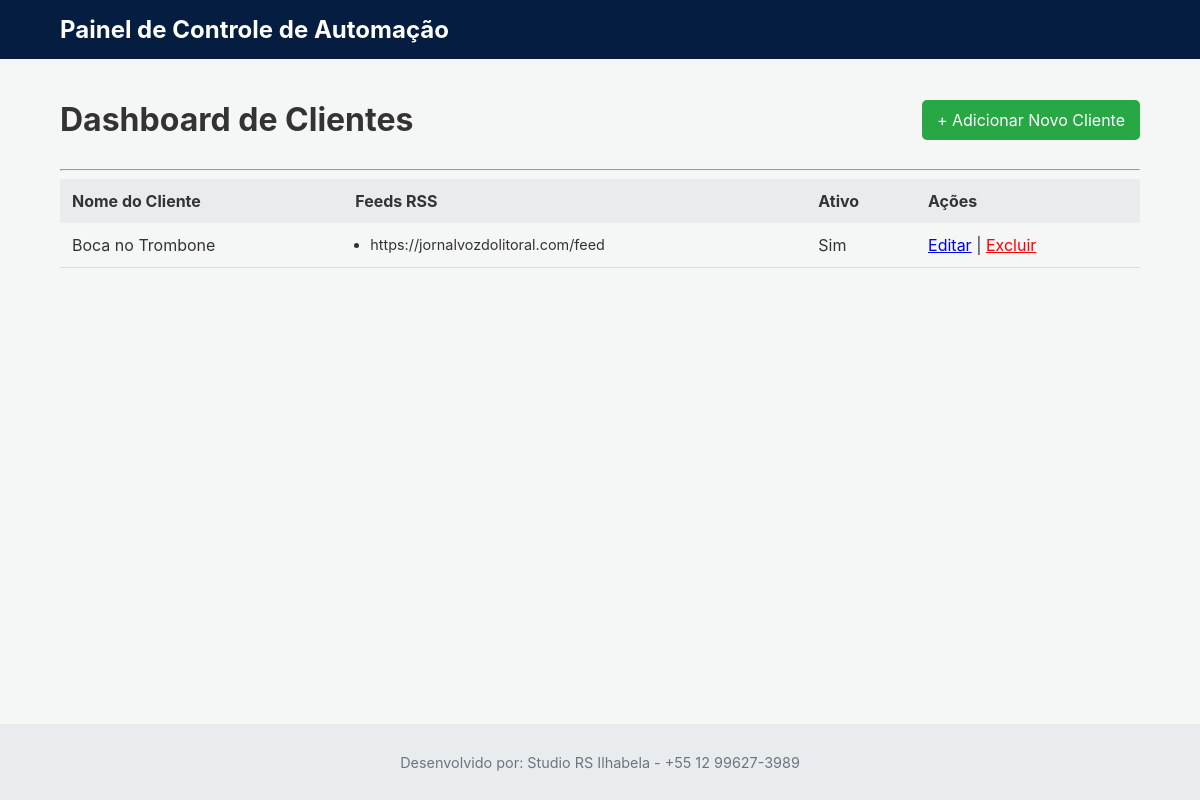
The page / on the database its author committed.
### tables this page shows
CREATE TABLE clientes (
            id INTEGER PRIMARY KEY AUTOINCREMENT,
            nome_cliente TEXT NOT NULL,
            ativo INTEGER NOT NULL DEFAULT 1,
            logo_path TEXT,
            fonte_titulo_path TEXT,
            fonte_categoria_path TEXT,
            layout_imagem TEXT DEFAULT 'padrão',
            cor_fundo_geral TEXT,
            cor_faixa_categoria TEXT,
            cor_caixa_titulo TEXT,
            cor_texto_titulo TEXT,
            cor_texto_categoria TEXT,
            meta_api_token TEXT,
            instagram_id TEXT,
            facebook_page_id TEXT,
            hashtags_fixas TEXT -- Campo para hashtags manuais
        );

CREATE TABLE rss_feeds (
            id INTEGER PRIMARY KEY AUTOINCREMENT,
            cliente_id INTEGER NOT NULL,
            url TEXT NOT NULL,
            FOREIGN KEY (cliente_id) REFERENCES clientes (id) ON DELETE CASCADE
        );

### main.py (the view)
@app.route('/')
def index():
    conn = get_db_connection()
    clientes_db = conn.execute('SELECT * FROM clientes ORDER BY nome_cliente').fetchall()
    clientes_com_feeds = []
    for cliente in clientes_db:
        cliente_dict = dict(cliente)
        feeds = conn.execute('SELECT url FROM rss_feeds WHERE cliente_id = ?', (cliente['id'],)).fetchall()
        cliente_dict['feeds'] = feeds
        clientes_com_feeds.append(cliente_dict)
    conn.close()
    return render_template('index.html', clientes=clientes_com_feeds)

### main.py (called while the page is built)
def get_db_connection():
    conn = sqlite3.connect('automacao.db')
    conn.row_factory = sqlite3.Row
    return conn

### templates/index.html (shortened to what this page needs)
{% extends "base.html" %}
{% block content %}
  <div style="display: flex; justify-content: space-between; align-items: center;">
    <h1>Dashboard de Clientes</h1>
    <a href="{{ url_for('adicionar') }}" style="background-color: #28a745; color: white; padding: 10px 15px; text-decoration: none; border-radius: 5px;">
      + Adicionar Novo Cliente
    </a>
  </div>
  <hr>
  <table style="width: 100%; border-collapse: collapse;">
    <thead style="background-color: #e9ecef;">
      <tr>
        <th style="padding: 12px; text-align: left;">Nome do Cliente</th>
        <th style="padding: 12px; text-align: left;">Feeds RSS</th>
        <th style="padding: 12px; text-align: left;">Ativo</th>
        <th style="padding: 12px; text-align: left;">Ações</th>
      </tr>
    </thead>
    <tbody>
      {% for cliente in clientes %}
        <tr style="border-bottom: 1px solid #ddd;">
          <td style="padding: 12px;">{{ cliente['nome_cliente'] }}</td>
          <td style="padding: 12px; font-size: 0.9em;">
            <ul style="margin: 0; padding-left: 15px;">
              {% for feed in cliente.feeds %}
                <li>{{ feed['url'] }}</li>
              {% endfor %}
            </ul>
          </td>
          <td style="padding: 12px;">{% if cliente['ativo'] == 1 %}Sim{% else %}Não{% endif %}</td>
          <td style="padding: 12px;">
            <a href="{{ url_for('editar', id=cliente['id']) }}">Editar</a> |
            <a href="{{ url_for('excluir', id=cliente['id']) }}"
               onclick="return confirm('Tem certeza que deseja excluir este cliente?');"
               style="color: red;">Excluir</a>
          </td>
        </tr>
      {% else %}
        <tr>
          <td colspan="4" style="text-align: center; padding: 20px;">
            Nenhum cliente cadastrado ainda. Clique em "Adicionar Novo Cliente" para começar.
          </td>
        </tr>
      {% endfor %}
    </tbody>
  </table>
{% endblock %}

### templates/base.html (shortened to what this page needs)
<!doctype html>
<html lang="pt-br">
  <head>
  </head>
  <body>
    <header>
      Painel de Controle de Automação
    </header>
    <main class="container">
      {% block content %}{% endblock %}
    </main>
    <footer>
      <p>Desenvolvido por: Studio RS Ilhabela - +55 12 99627-3989</p>
    </footer>
  </body>
</html>

### templates/base.html (style rules this page uses)
body { font-family: -apple-system, BlinkMacSystemFont, "Segoe UI", Roboto, Helvetica, Arial, sans-serif; background-color: #f4f7f6; color: #333; margin: 0; padding: 0; display: flex; flex-direction: column; min-height: 100vh; }
.container { width: 90%; max-width: 1200px; margin: 20px auto; flex-grow: 1; }
header { background-color: #051d40; color: white; padding: 15px 5%; font-size: 1.5em; font-weight: bold; }
footer { text-align: center; padding: 15px; background-color: #e9ecef; color: #6c757d; font-size: 0.9em; margin-top: auto; }

### rows shown on the page
clientes: nome_cliente "Boca no Trombone", ativo "Sim"
rss_feeds: url "https://jornalvozdolitoral.com/feed"
